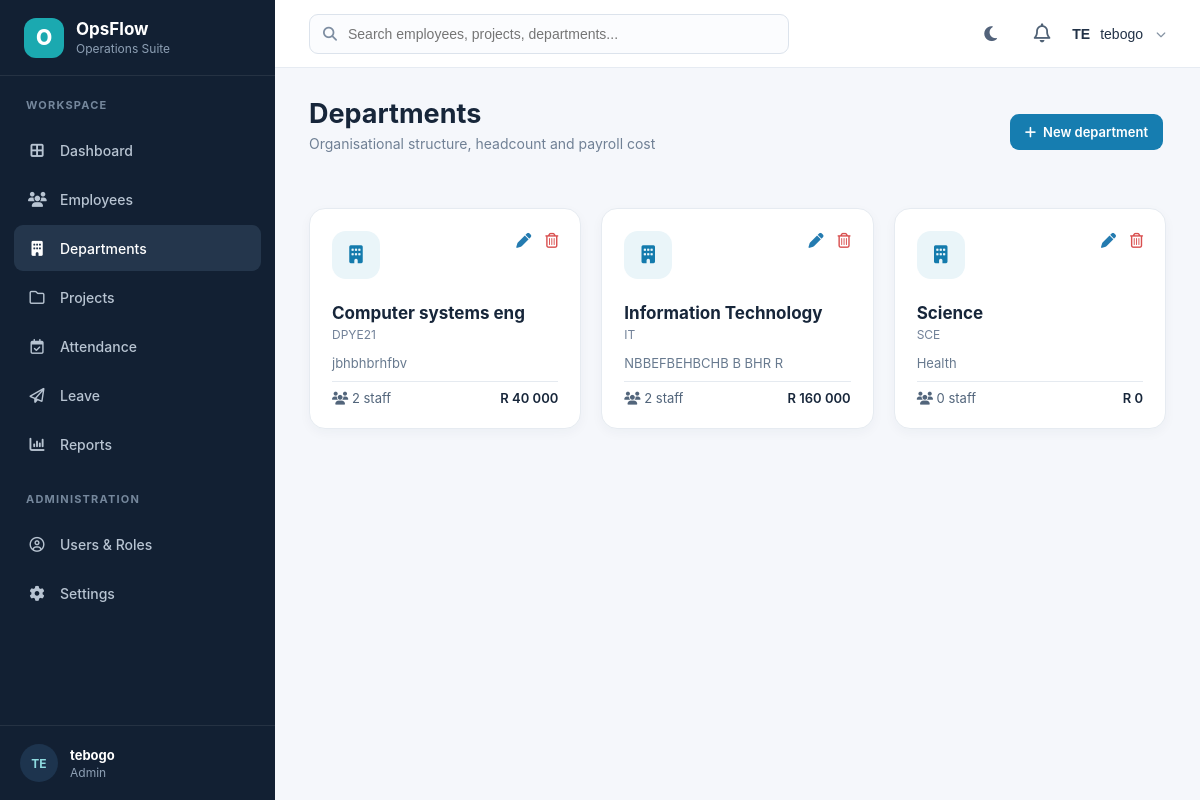
The app's page /Departments/index.php (signed in) with its own data.
### tables this page shows
CREATE TABLE `departments` (
  `id` int(11) NOT NULL,
  `department_name` varchar(100) NOT NULL,
  `department_code` varchar(20) NOT NULL,
  `description` text DEFAULT NULL,
  `created_at` timestamp NOT NULL DEFAULT current_timestamp()
);

### Departments/index.php (the view, shortened to what this page needs)
<?php
require_once("../config/auth.php");require_once("../config/DataBase.php");require_once("../config/permissions.php");requireRole(["Admin","Manager","Employee"]);
$departments=$conn->query("SELECT d.*, COUNT(e.id) staff_count, COALESCE(SUM(CASE WHEN e.status='Active' THEN e.salary ELSE 0 END),0) payroll FROM departments d LEFT JOIN employees e ON e.department=d.department_name OR e.department=d.department_code GROUP BY d.id ORDER BY d.department_name ASC");
?>
<!DOCTYPE html><html lang="en"><head><link rel="stylesheet" href="../Assets/CSS/style.css"><link rel="stylesheet" href="../Assets/CSS/dashboard.css"></head>
<body><div class="dashboard"><?php include("../Includes/sidebar.php"); ?><main class="main-content"><?php include("../Includes/header.php"); ?>
<section class="page-heading"><div class="page-toolbar"><div><h1>Departments</h1><p>Organisational structure, headcount and payroll cost</p></div><?php if(in_array($_SESSION['role'],['Admin','Manager'],true)){ ?><a href="add.php" class="btn btn-primary"><i class="fa-solid fa-plus"></i> New department</a><?php } ?></div></section>
<div class="dept-grid">
<?php if($departments && $departments->num_rows){while($d=$departments->fetch_assoc()){ ?><article class="dept-card"><div class="dept-card-top"><div class="dept-icon"><i class="fa-solid fa-building"></i></div><div class="dept-actions"><?php if(in_array($_SESSION['role'],['Admin','Manager'],true)){ ?><a href="edit.php?id=<?php echo (int)$d['id']; ?>" class="edit" title="Edit"><i class="fa-solid fa-pen"></i></a><?php } ?><?php if($_SESSION['role']==='Admin'){ ?><a href="delete.php?id=<?php echo (int)$d['id']; ?>" class="delete" title="Delete" onclick="return confirm('Delete this department?')"><i class="fa-regular fa-trash-can"></i></a><?php } ?></div></div><div class="dept-name"><?php echo htmlspecialchars($d['department_name']); ?></div><div class="dept-code"><?php echo htmlspecialchars($d['department_code']); ?></div><div class="dept-description"><?php echo htmlspecialchars($d['description'] ?: 'No description provided'); ?></div><div class="dept-meta"><span><i class="fa-solid fa-users"></i> <?php echo (int)$d['staff_count']; ?> staff</span><span class="dept-payroll">R <?php echo number_format((float)$d['payroll'],0,'.',' '); ?></span></div></article><?php }}else{ ?><div class="content-card"><div class="empty-state"><strong>No departments found</strong>Add a department to build your organisational structure.</div></div><?php } ?></div>
</main></div></body></html>

### Assets/CSS/style.css (style rules this page uses)
* { box-sizing:border-box }
html,body { margin:0;padding:0 }
body { font-family:Inter,ui-sans-serif,system-ui,-apple-system,BlinkMacSystemFont,"Segoe UI",sans-serif;color:#17263a;background:#f5f7fb }

### Assets/CSS/dashboard.css (style rules this page uses)
.dashboard { min-height:100vh;background:#f5f7fb }
.main-content { margin-left:275px;min-height:100vh;padding:0 34px 50px }
.page-heading { padding:30px 0 24px }
.page-heading h1 { font-size:27px;line-height:1.15;color:#17263a;margin:0 }
.page-heading p { margin-top:6px;color:#708095;font-size:14px }
.btn { display:inline-flex;align-items:center;justify-content:center;gap:7px;padding:10px 15px;border-radius:9px;text-decoration:none;font-weight:600;font-size:13px;margin:3px;border:0;cursor:pointer }
.btn-primary { background:#167db0;color:#fff }
.edit { color:#247bb0 }
.delete { color:#d94f4f }
.page-toolbar { display:flex;align-items:center;justify-content:space-between;gap:16px;margin-bottom:18px }
.dept-grid { display:grid;grid-template-columns:repeat(3,minmax(0,1fr));gap:20px }
.dept-card { background:#fff;border:1px solid #e6ebf1;border-radius:16px;padding:22px;box-shadow:0 4px 12px rgba(21,42,64,.04);min-height:220px }
.dept-card-top { display:flex;justify-content:space-between;align-items:flex-start }
.dept-icon { width:48px;height:48px;border-radius:14px;background:#eaf5f9;color:#147bad;display:grid;place-items:center;font-size:18px }
.dept-actions { display:flex;gap:14px }
.dept-actions a { font-size:15px;text-decoration:none }
.dept-name { font-size:17px;font-weight:700;color:#17263a;margin:24px 0 4px }
.dept-code { font-size:12px;color:#718198 }
.dept-description { margin:13px 0 8px;color:#687a8f;font-size:13px;padding-bottom:10px;border-bottom:1px solid #e5eaf0 }
.dept-meta { display:flex;justify-content:space-between;align-items:center;color:#52657b;font-size:13px }
.dept-payroll { font-weight:600;color:#17263a }

### records on screen
departments: department_name "Computer systems eng", department_code "DPYE21", description "jbhbhbrhfbv", staff_count "2", payroll "40 000"
departments: department_name "Information Technology", department_code "IT", description "NBBEFBEHBCHB B BHR R", staff_count "2", payroll "160 000"
departments: department_name "Science", department_code "SCE", description "Health", staff_count "0", payroll "0"

### other values on screen
substr($_SESSION["fullname"] ?? "U", 0, 2) "TE"
$_SESSION["fullname"] "tebogo"
$role "Admin"
